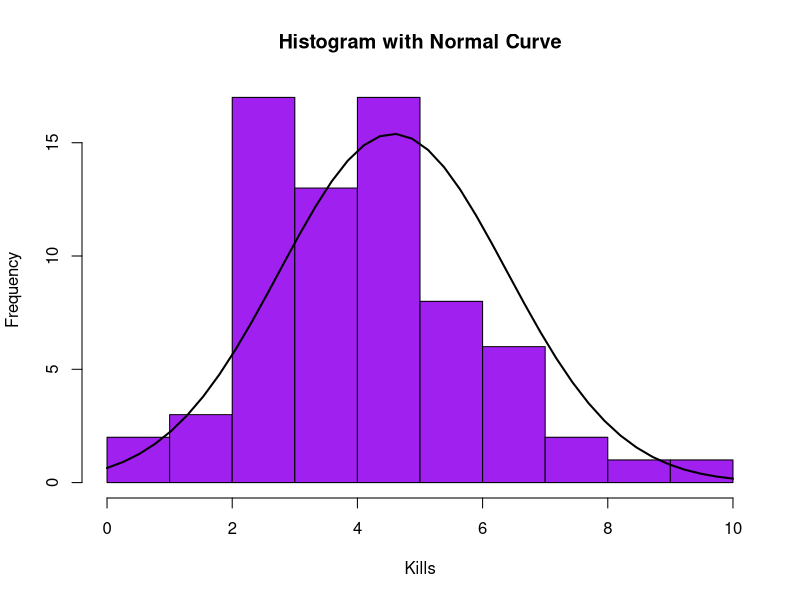
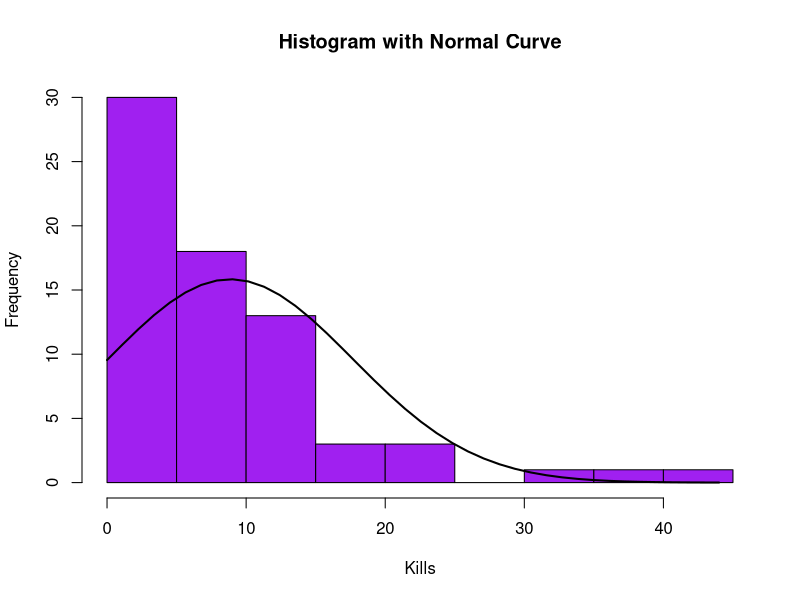
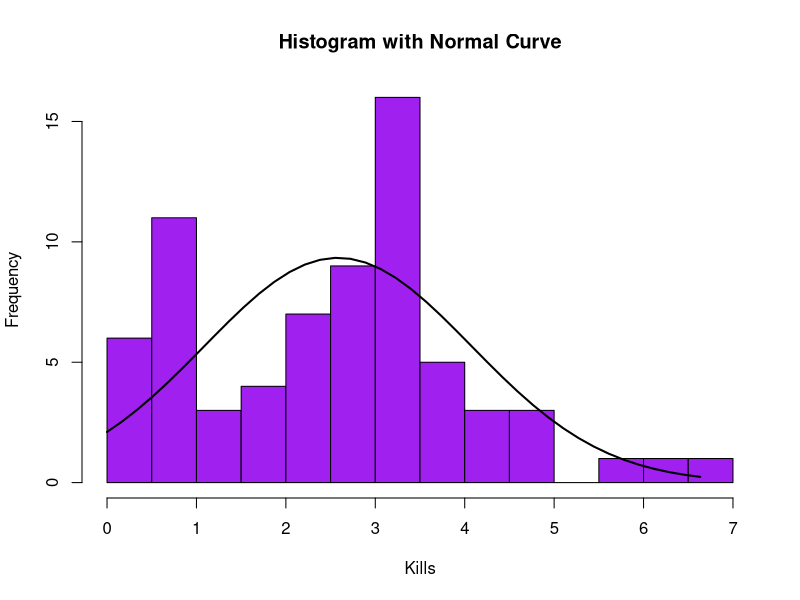
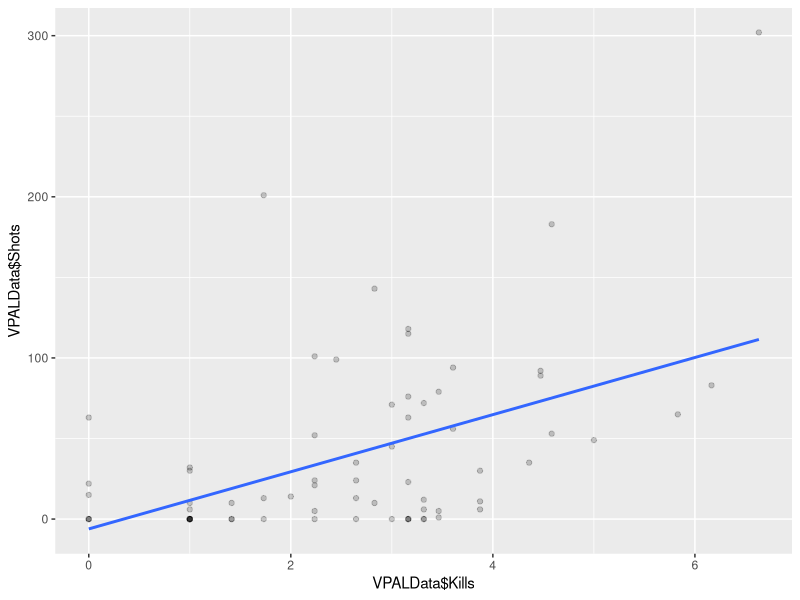

Reproduce these figures in R, in order.
## ---- chunk 1
#read the table from the parsed file 
VPALData <- read.table("VPALDataParsed.csv", header=TRUE, sep=",")

VPALData
## ---- chunk 2
#histogram with a fitted curve to show how skewed the distribution is or if it is normally distributed.
h<-hist(VPALData$Quest.Completed, breaks=10, col="purple", xlab="Kills", 
  	main="Histogram with Normal Curve") 
xfit<-seq(min(VPALData$Quest.Completed),max(VPALData$Quest.Completed),length=40) 
yfit<-dnorm(xfit,mean=mean(VPALData$Quest.Completed),sd=sd(VPALData$Quest.Completed)) 
yfit <- yfit*diff(h$mids[1:2])*length(VPALData$Quest.Completed) 
lines(xfit, yfit, col="black", lwd=2)

#calculcating the mean, median and mode
mean(VPALData$Quest.Completed)
median(VPALData$Quest.Completed)
getmode <- function(v) {
   uniqv <- unique(v)
   uniqv[which.max(tabulate(match(v, uniqv)))]
}
getmode(VPALData$Quest.Completed)
## ---- chunk 3
h<-hist(VPALData$Kills, breaks=10, col="purple", xlab="Kills", 
  	main="Histogram with Normal Curve") 
xfit<-seq(min(VPALData$Kills),max(VPALData$Kills),length=40) 
yfit<-dnorm(xfit,mean=mean(VPALData$Kills),sd=sd(VPALData$Kills)) 
yfit <- yfit*diff(h$mids[1:2])*length(VPALData$Kills) 
lines(xfit, yfit, col="black", lwd=2)

# This is calculated on the data as is and before the conversion to normal distribution to show how the mean, median, mode calculcation will look like for a skewed distribution.
mean(VPALData$Kills)
median(VPALData$Kills)
getmode <- function(v) {
   uniqv <- unique(v)
   uniqv[which.max(tabulate(match(v, uniqv)))]
}
getmode(VPALData$Kills)


## ---- chunk 4
#need to transform this distribution into a normal distribution first
options(repos = c(CRAN = "http://cran.rstudio.com"))
install.packages("rcompanion")
VPALData$Kills = sqrt(VPALData$Kills)

#plotting the histogram again to see how the data has been transformed
h<-hist(VPALData$Kills, breaks=10, col="purple", xlab="Kills", 
  	main="Histogram with Normal Curve") 
xfit<-seq(min(VPALData$Kills),max(VPALData$Kills),length=40) 
yfit<-dnorm(xfit,mean=mean(VPALData$Kills),sd=sd(VPALData$Kills)) 
yfit <- yfit*diff(h$mids[1:2])*length(VPALData$Kills) 
lines(xfit, yfit, col="black", lwd=2)
## ---- chunk 5
range(VPALData$Kills)
range(VPALData$Quest.Completed)

#calculating variance and standard deviation of Kills
var(VPALData$Kills)
sd (VPALData$Kills)

#calculating variance and standard deviation of Quests Completed
var(VPALData$Quest.Completed)
sd (VPALData$Quest.Completed)

## ---- chunk 6

library(ggplot2)
 #plotting the two variables to understand how they are related
  qplot(VPALData$Kills, 
      VPALData$Shots, 
      data = VPALData, 
      geom = c("point", "smooth"), 
      method = "lm", 
      alpha = I(1 / 5), 
      se = FALSE)
  
#correlation between the two variables 
  cor(VPALData$Shots, VPALData$Kills, method = "spearman")
## ---- chunk 7

library(Hmisc)
#The Data
VPALData[,2:16]

#comput the spearman correlation then output that correlation and the p values. 
correlation <- rcorr(as.matrix(VPALData[,2:16]), type = "spearman")
correlation
